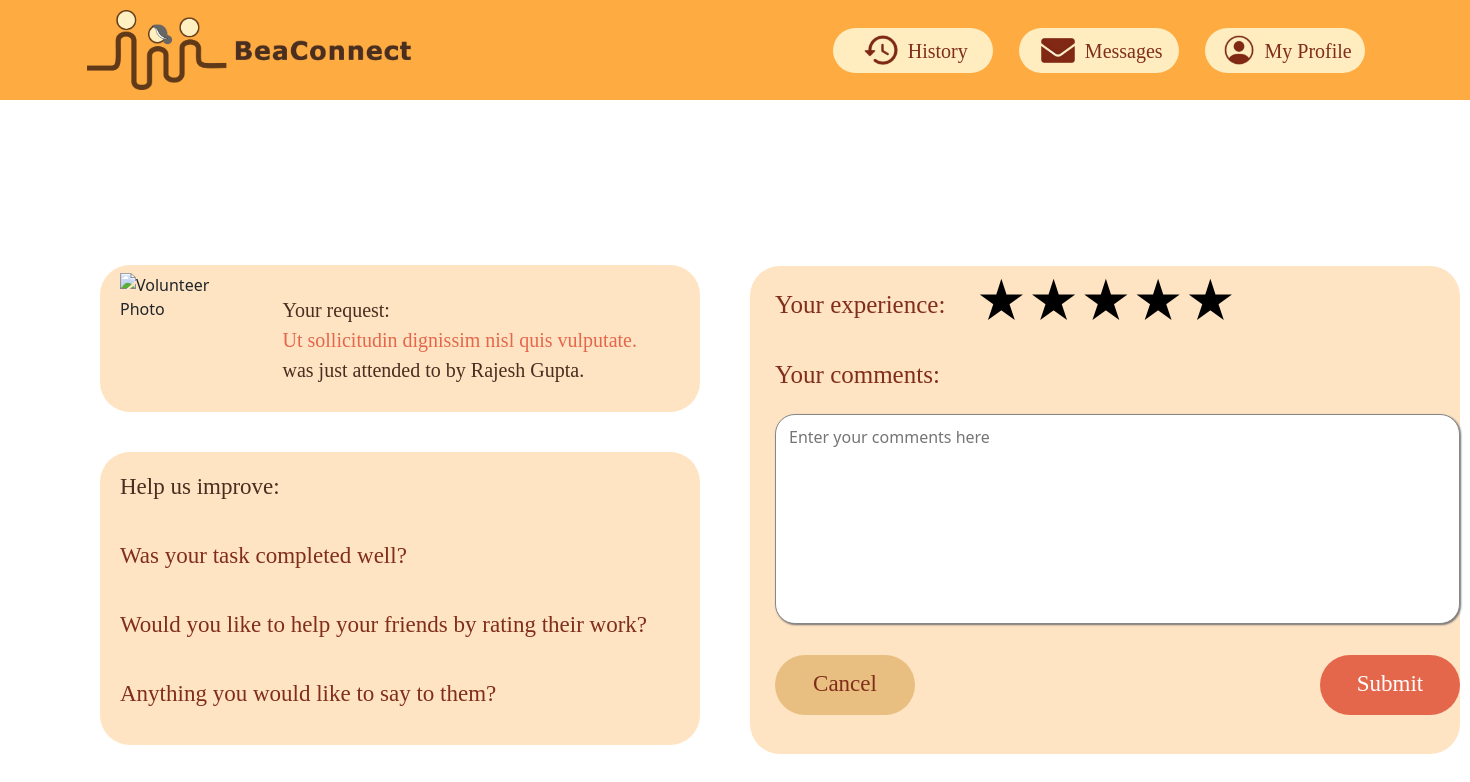
Screenshot of /beaconnect/feedback/2 with the database file from the repository.
### BeaConnect/models.py (models this page shows)
class Request(models.Model):
	request_id = models.AutoField(db_column='request_ID', primary_key=True)  # Field name made lowercase.
	content = models.TextField()
	time = models.TextField()
	category = models.TextField()
	requester = models.IntegerField()
	volunteer = models.IntegerField(blank=True, null=True)
	class Meta:
		db_table = 'Request'

class User(models.Model):
	username = models.TextField()
	id = models.AutoField(db_column='ID', primary_key=True, default=-1)  # Field name made lowercase.
	location = models.TextField()
	bio = models.TextField()
	photograph = models.TextField()
	age = models.IntegerField()
	mail = models.TextField()
	phone_number = models.CharField(max_length=10)
	class Meta:
		db_table = 'User'

### BeaConnect/views.py (the view)
# urls.py: path('feedback/<int:request_id>', views.feedback),
@require_GET
def feedback(request: HttpRequest, request_id: int) -> HttpResponse:
	user_req = Request.objects.get(request_id=request_id)
	volunteer_user = User.objects.get(id=user_req.volunteer)
	return render(request, "BeaConnect/feedback.html",
	              {
		              "request_id": request_id,
		              "pfp": "BeaConnect/media/" + volunteer_user.photograph,
		              "name": volunteer_user.username,
		              "req_content": user_req.content
	              }
	              )

### templates/BeaConnect/feedback.html (shortened to what this page needs)
{% load static %}
<!DOCTYPE html>
<html lang="en">
<head>
    <link rel="stylesheet" type='text/css' href='{% static "BeaConnect/css/feedback.css" %}'>
    <link href="https://cdn.jsdelivr.net/npm/bootstrap@5.1.3/dist/css/bootstrap.min.css" rel="stylesheet">
</head>
<body>
{% include 'BeaConnect/navbar.html' %}
<div class="parent">
    <div class="left">
        <div class="up">
            <img id="vol_photo" src="{% static pfp %}" height="100" alt="Volunteer Photo"/>
            <p id="uptext">Your request: <br> <span id="request">{{ req_content }}</span>
                <br>was just attended to by <span id="name">{{ name }}</span>.
            </p>
        </div>
        <div class="down">
            <p id="feedbackrequest">
                <span id="improvehead">Help us improve:</span>
                <br><br>
                Was your task completed well?
                <br><br>
                Would you like to help your friends by rating their work?
                <br><br>
                Anything you would like to say to them?
            </p>
        </div>
    </div>
    <div class="right">
        <div style="flex-direction: row; display: flex;">
            <p id="experience">Your experience: </p>
            <form class="rating">
                <label>
                    <span class="icon">★</span>
                </label>
                <label>
                    <span class="icon">★</span>
                    <span class="icon">★</span>
                </label>
                <label>
                    <span class="icon">★</span>
                    <span class="icon">★</span>
                    <span class="icon">★</span>
                </label>
                <label>
                    <span class="icon">★</span>
                    <span class="icon">★</span>
                    <span class="icon">★</span>
                    <span class="icon">★</span>
                </label>
                <label>
                    <span class="icon">★</span>
                    <span class="icon">★</span>
                    <span class="icon">★</span>
                    <span class="icon">★</span>
                    <span class="icon">★</span>
                </label>
            </form>
        </div>
        <label id="labelcomments" for="comment">Your comments:</label>
        <textarea rows="4" cols="40" name="comments" id="comments" placeholder="Enter your comments here"></textarea>
        <input type="button" onclick="submit_feedback()" name="submit" id="submit" value="Submit"/>
        <button id="cancel" onclick="goToHome()">Cancel</button>
    </div>
</div>
</body>
</html>

### static/BeaConnect/css/feedback.css (style rules this page uses)
.parent { position: relative; width: 100vw; height: 600px; top: 60px; display: flex; flex-direction: row; align-items: center; align-content:center; margin-top: 50px; }
.left { flex: 1; background-color: transparent; margin-right: 50px; height: 550px; margin-left: 100px; border-radius: 30px; display: flex; flex-direction: column; align-items: center; align-content:center; }
.right { flex: 1; background-color: bisque; margin-right: 170px; height: 488px; border-radius: 30px; }
.up { flex: 1; border-radius: 30px; width: 600px; margin-top: 30px; margin-bottom: 40px; background: bisque; display: flex; flex-direction: row; align-items: center; justify-content:center; }
.down { flex: 2; border-radius: 30px; width: 600px; background-color: bisque; margin-bottom: 40px; }
#vol_photo { margin-left: 20px; flex: 1; height: 130px; margin-right: 30px; }
#uptext { flex: 3; margin-right: 20px; margin-top: 20px; font-family: 'PT Sans'; font-size: 20px; color: #492E20; }
#request { color: #E4674B; }
#feedbackrequest { font-family: 'PT Sans'; font-size: 23px; color: #802D1B; margin-left: 20px; margin-top: 18px; }
#improvehead { color: #492E20; }
#experience { position: relative; color: #802D1B; font-family: 'PT Sans'; font-size: 25px; margin-left: 25px; top: 20px; display: inline; }
#labelcomments { position: relative; color: #802D1B; display: block; font-family: 'PT Sans'; font-size: 25px; margin-left: 25px; top: 30px; }
#comments { width: 685px; height: 210px; margin-left: 25px; margin-top: 50px; padding-left: 13px; padding-top: 10px; border-radius: 20px; border: 0.5px solid #878787; background-color: #ffffff; box-shadow: 1px 1px 2px 0px #717070; text-align: start; resize: none; }
#submit { display: block; width: 140px; height: 60px; background-color: #E4674B; color: white; border-radius: 30px; border: none; font-family: 'PT Sans'; font-size: 23px; position: relative; top: 25px; left: 570px; transition: all 0.2s; }
#cancel { width: 140px; height: 60px; background-color: #E8BF81; color: #802D1B; border-radius: 30px; border: none; font-family: 'PT Sans'; font-size: 23px; position: relative; left: 25px; bottom: 35px; display: inline; transition: all 0.2s; }

### templates/BeaConnect/feedback.html (style rules this page uses)
.rating { display: inline-block; margin-top: 10px; margin-left: 30px; position: relative; height: 50px; line-height: 50px; font-size: 50px; }
.rating label { position: absolute; top: 0; left: 0; height: 100%; cursor: pointer; }
.rating label:last-child { position: static; }
.rating label:nth-child(1) { z-index: 5; }
.rating label:nth-child(2) { z-index: 4; }
.rating label:nth-child(3) { z-index: 3; }
.rating label:nth-child(4) { z-index: 2; }
.rating label:nth-child(5) { z-index: 1; }
.rating label .icon { float: left; color: transparent; }
.rating label:last-child .icon { color: #000; }

### rows the page displays
Request: content "Ut sollicitudin dignissim nisl quis vulputate."
User: username "Rajesh Gupta"
